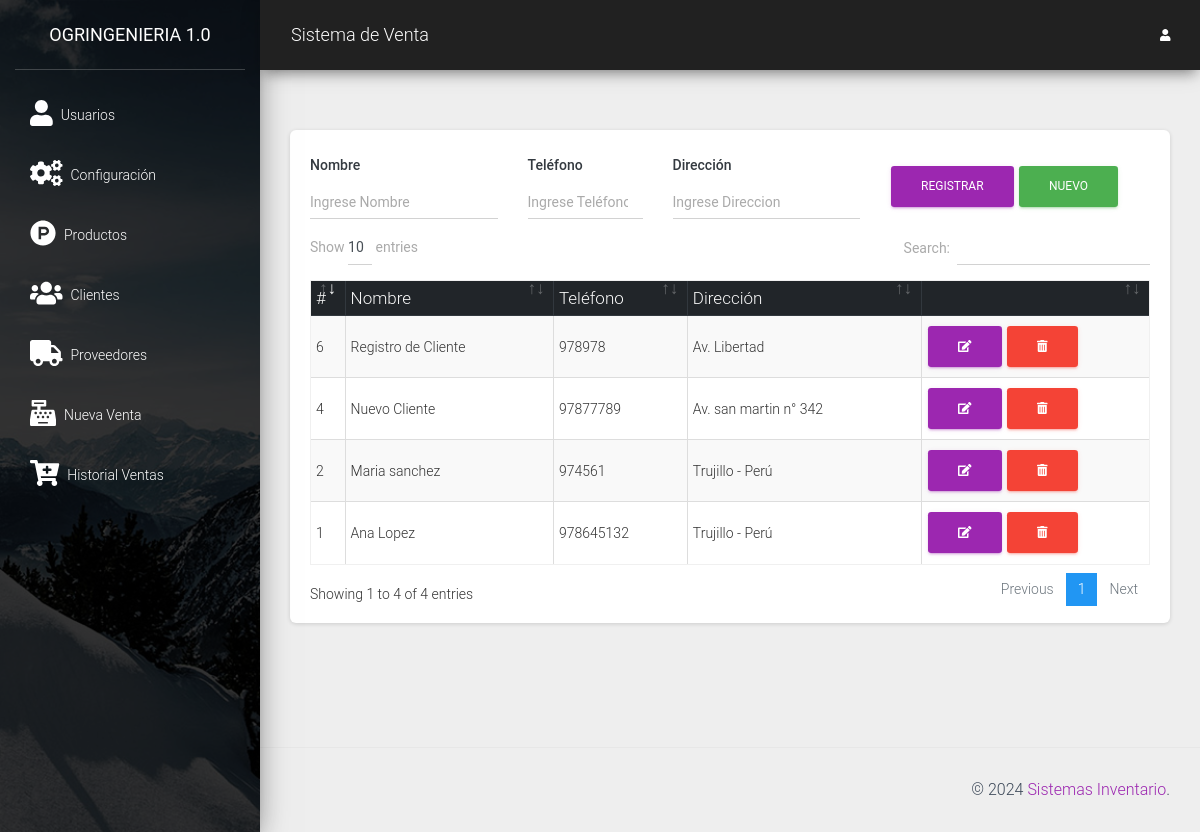
The app's page /src/clientes.php (signed in) with its own data.
### tables this page shows
CREATE TABLE `cliente` (
  `idcliente` int(11) NOT NULL,
  `nombre` varchar(100) NOT NULL,
  `telefono` varchar(15) NOT NULL,
  `direccion` varchar(200) NOT NULL
);

### src/clientes.php (the view, shortened to what this page needs)
<?php
include_once "includes/header.php";
?>
<div class="card">
    <div class="card-body">
        <div class="row">
            <div class="col-md-12">
                <form action="" method="post" autocomplete="off" id="formulario">
                    <div class="row">
                        <div class="col-md-3">
                            <div class="form-group">
                                <label for="nombre" class="text-dark font-weight-bold">Nombre</label>
                                <input type="text" placeholder="Ingrese Nombre" name="nombre" id="nombre" class="form-control">
                            </div>
                        </div>
                        <div class="col-md-2">
                            <div class="form-group">
                                <label for="telefono" class="text-dark font-weight-bold">Teléfono</label>
                                <input type="number" placeholder="Ingrese Teléfono" name="telefono" id="telefono" class="form-control">
                            </div>
                        </div>
                        <div class="col-md-3">
                            <div class="form-group">
                                <label for="direccion" class="text-dark font-weight-bold">Dirección</label>
                                <input type="text" placeholder="Ingrese Direccion" name="direccion" id="direccion" class="form-control">
                            </div>
                        </div>
                        <div class="col-md-4 mt-3">
                            <input type="submit" value="Registrar" class="btn btn-primary" id="btnAccion">
                            <input type="button" value="Nuevo" class="btn btn-success" id="btnNuevo" onclick="limpiar()">
                        </div>
                    </div>
                </form>
            </div>
            <div class="col-md-12">
                <div class="table-responsive">
                    <table class="table table-striped table-bordered" id="tbl">
                        <thead class="thead-dark">
                            <tr>
                                <th>#</th>
                                <th>Nombre</th>
                                <th>Teléfono</th>
                                <th>Dirección</th>
                                <th></th>
                            </tr>
                        </thead>
                        <tbody>
                            <?php
                            include "../conexion.php";
                            $query = mysqli_query($conexion, "SELECT * FROM cliente");
                            $result = mysqli_num_rows($query);
                            if ($result > 0) {
                                while ($data = mysqli_fetch_assoc($query)) { ?>
                                    <tr>
                                        <td><?php echo $data['idcliente']; ?></td>
                                        <td><?php echo $data['nombre']; ?></td>
                                        <td><?php echo $data['telefono']; ?></td>
                                        <td><?php echo $data['direccion']; ?></td>
                                        <td>
                                            <a href="#" onclick="editarCliente(<?php echo $data['idcliente']; ?>)" class="btn btn-primary"><i class='fas fa-edit'></i></a>
                                            <form action="eliminar_cliente.php?id=<?php echo $data['idcliente']; ?>" method="post" class="confirmar d-inline">
                                                <button class="btn btn-danger" type="submit"><i class='fas fa-trash-alt'></i> </button>
                                            </form>
                                        </td>
                                    </tr>
                            <?php }
                            } ?>
                        </tbody>
                    </table>
                </div>
            </div>
        </div>
    </div>
</div>
<?php include_once "includes/footer.php"; ?>

### records on screen
cliente: idcliente "1", nombre "Ana Lopez", telefono "978645132", direccion "Trujillo - Perú"
cliente: idcliente "2", nombre "Maria sanchez", telefono "974561", direccion "Trujillo - Perú"
cliente: idcliente "4", nombre "Nuevo Cliente", telefono "97877789", direccion "Av. san martin n° 342"
cliente: idcliente "6", nombre "Registro de Cliente", telefono "978978", direccion "Av. Libertad"
